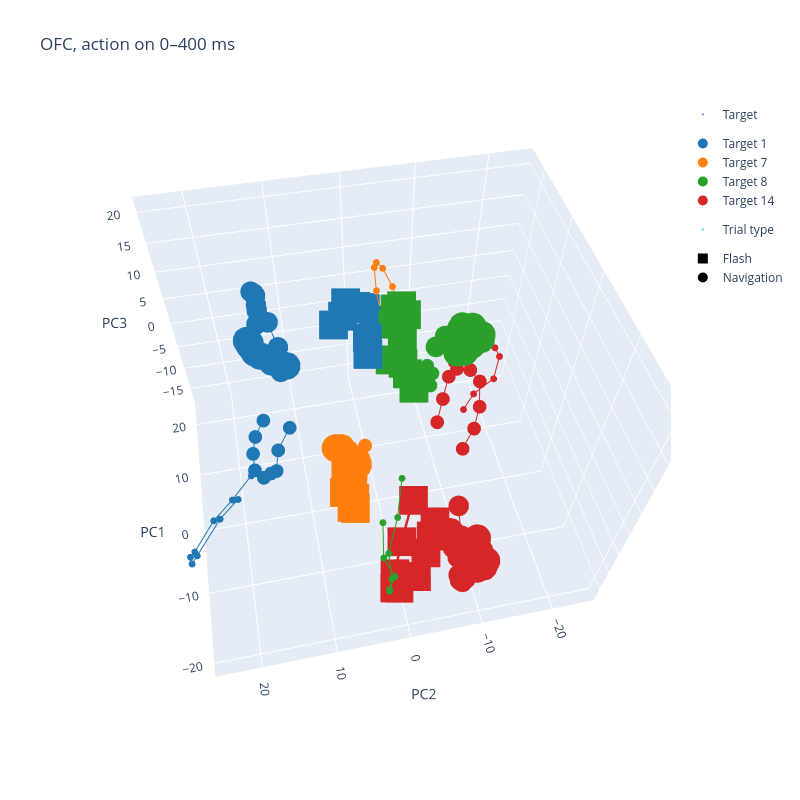

Notebook code cell kept with this figure:
### Code cell
# -----------------------------
# Settings
# -----------------------------
targets = [1, 7, 8, 14]
values = np.arange(4)

colors = {
    1: "#1f77b4",
    7: "#ff7f0e",
    8: "#2ca02c",
    14: "#d62728",
}

value_sizes = values * 9

trial_symbols = {
    "Flash": "square",
    "Navigation": "circle",
}

# -----------------------------
# Figure
# -----------------------------
fig = go.Figure()

# -----------------------------
# Real data traces (no legend)
# -----------------------------
for ii, target in enumerate(targets):

    color = colors[target]

    # Flash trials
    fig.add_trace(
        go.Scatter3d(
            x=flash_X[ii, ::5, 0],
            y=flash_X[ii, ::5, 1],
            z=flash_X[ii, ::5, 2],
            mode="lines+markers",
            marker=dict(size=15, color=color, symbol="square"),
            line=dict(width=5, color=color),
            legendgroup=f"target_{target}",
            showlegend=False
        )
    )

    # Navigation trials
    for vv in range(4):
        fig.add_trace(
            go.Scatter3d(
                x=nav_X[ii, vv, ::5, 0],
                y=nav_X[ii, vv, ::5, 1],
                z=nav_X[ii, vv, ::5, 2],
                mode="lines+markers",
                marker=dict(
                    size= vv*4+4,
                    color=color,
                    symbol="circle"
                ),
                line=dict(width= 2, color=color),
                legendgroup=f"target_{target}",
                showlegend=False
            )
        )

# -----------------------------
# Dummy legend: Target (color)
# -----------------------------
fig.add_trace(go.Scatter3d(
    x=[None], y=[None], z=[None],
    mode="markers",
    marker=dict(size=0),
    name="Target",
    showlegend=True
))

for target in targets:
    fig.add_trace(
        go.Scatter3d(
            x=[None], y=[None], z=[None],
            mode="markers",
            marker=dict(size=10, color=colors[target], symbol="circle"),
            name=f"Target {target}",
            legendgroup="targets",
            showlegend=True
        )
    )

# -----------------------------
# Dummy legend: Trial type (symbol)
# -----------------------------
fig.add_trace(go.Scatter3d(
    x=[None], y=[None], z=[None],
    mode="markers",
    marker=dict(size=0),
    name="Trial type",
    showlegend=True
))

for label, symbol in trial_symbols.items():
    fig.add_trace(
        go.Scatter3d(
            x=[None], y=[None], z=[None],
            mode="markers",
            marker=dict(size=10, color="black", symbol=symbol),
            name=label,
            legendgroup="trial_type",
            showlegend=True
        )
    )

# -----------------------------
# Layout
# -----------------------------
fig.update_layout(
    scene=dict(
        xaxis_title="PC1",
        yaxis_title="PC2",
        zaxis_title="PC3"
    ),
    title=f"{region}, action on 0–400 ms",
    width=800,
    height=800,
    legend=dict(tracegroupgap=10)
)

fig.show()

### Figure 1 — Plotly figure (JSON) as saved in the notebook; plotly's stock layout.template omitted (floating-point values rounded to 4 significant figures)
{"data": [{"legendgroup": "target_1", "line": {"color": "#1f77b4", "width": 5}, "marker": {"color": "#1f77b4", "size": 15, "symbol": "square"}, "mode": "lines+markers", "showlegend": false, "type": "scatter3d", "x": [6.412, 9.034, 11.66, 14.6, 15.88, 16.38, 17.67, 16.21, 16.1], "y": [0.07403, -0.3782, -1.776, -1.211, -0.6494, -0.1809, 1.017, 1.757, 3.106], "z": [7.325, 7.592, 8.048, 7.458, 6.536, 6.374, 6.058, 5.024, 3.654]}, {"legendgroup": "target_1", "line": {"color": "#1f77b4", "width": 2}, "marker": {"color": "#1f77b4", "size": 4, "symbol": "circle"}, "mode": "lines+markers", "showlegend": false, "type": "scatter3d", "x": [-5.067, -8.184, -10.89, -14.72, -16.5, -17.42, -16.93, -14.25, -11.75], "y": [17.13, 19.71, 22.06, 24.42, 24.59, 24.44, 23.71, 20.65, 18.55], "z": [1.082, 1.252, 1.74, 2.082, 4.293, 4.407, 5.124, 7.43, 6.811]}, {"legendgroup": "target_1", "line": {"color": "#1f77b4", "width": 2}, "marker": {"color": "#1f77b4", "size": 8, "symbol": "circle"}, "mode": "lines+markers", "showlegend": false, "type": "scatter3d", "x": [2.891, 1.402, -0.4352, -2.301, -3.087, -2.884, -2.482, -0.2468, 1.75], "y": [14.7, 16.07, 16.69, 16.77, 15.82, 14.8, 14.05, 13.43, 11.48], "z": [1.503, 0.2514, -0.822, -1.902, -2.797, -2.384, -2.635, -1.241, 0.551]}, {"legendgroup": "target_1", "line": {"color": "#1f77b4", "width": 2}, "marker": {"color": "#1f77b4", "size": 12, "symbol": "circle"}, "mode": "lines+markers", "showlegend": false, "type": "scatter3d", "x": [9.325, 12.01, 14.82, 17.15, 18.62, 19.38, 19.62, 18.15, 17.02], "y": [11.45, 11.3, 12.12, 13.29, 13.21, 13.72, 13.35, 13.32, 13.67], "z": [3.184, 5.122, 7.249, 8.48, 8.817, 8.933, 8.261, 6.479, 5.025]}, {"legendgroup": "target_1", "line": {"color": "#1f77b4", "width": 2}, "marker": {"color": "#1f77b4", "size": 16, "symbol": "circle"}, "mode": "lines+markers", "showlegend": false, "type": "scatter3d", "x": [15.98, 16.43, 16.2, 15.68, 15.18, 14.62, 13.37, 12.58, 11.23], "y": [15.22, 15.43, 15.08, 14.98, 15.06, 14.6, 13.91, 12.41, 10.5], "z": [2.452, 2.708, 2.252, 2.902, 2.799, 1.984, 2.51, 1.798, 2.052]}, {"legendgroup": "target_7", "line": {"color": "#ff7f0e", "width": 5}, "marker": {"color": "#ff7f0e", "size": 15, "symbol": "square"}, "mode": "lines+markers", "showlegend": false, "type": "scatter3d", "x": [-3.579, -5.043, -5.004, -4.686, -2.088, 0.1475, 0.7345, 2.125, 2.346], "y": [5.501, 4.521, 4.752, 4.237, 3.873, 4.368, 3.998, 4.479, 4.381], "z": [-8.92, -9.902, -10.78, -11.79, -13.41, -15.14, -15.92, -15.45, -13.9]}, {"legendgroup": "target_7", "line": {"color": "#ff7f0e", "width": 2}, "marker": {"color": "#ff7f0e", "size": 4, "symbol": "circle"}, "mode": "lines+markers", "showlegend": false, "type": "scatter3d", "x": [9.949, 12.94, 15.43, 16.46, 15.39, 14.48, 12.61, 10.12, 7.627], "y": [-2.152, -3.218, -2.941, -2.869, -2.925, -3.576, -4.489, -5.338, -5.231], "z": [2.255, 6.018, 9.559, 12.76, 14.54, 14.22, 12.57, 9.406, 5.884]}, {"legendgroup": "target_7", "line": {"color": "#ff7f0e", "width": 2}, "marker": {"color": "#ff7f0e", "size": 8, "symbol": "circle"}, "mode": "lines+markers", "showlegend": false, "type": "scatter3d", "x": [4.147, 3.011, 1.796, 1.06, -0.2212, -1.164, -2.081, -2.13, -2.403], "y": [1.064, 1.621, 2.908, 3.298, 3.422, 3.652, 3.116, 2.891, 3.002], "z": [-9.838, -11.03, -11.38, -10.96, -10.04, -9.055, -8.009, -8.175, -8.794]}, {"legendgroup": "target_7", "line": {"color": "#ff7f0e", "width": 2}, "marker": {"color": "#ff7f0e", "size": 12, "symbol": "circle"}, "mode": "lines+markers", "showlegend": false, "type": "scatter3d", "x": [2.94, 3.58, 3.415, 3.783, 3.625, 4.003, 4.61, 4.572, 4.6], "y": [3.71, 4.386, 3.576, 3.026, 3.113, 3.087, 3.711, 3.925, 3.744], "z": [-12.0, -13.51, -15.15, -16.09, -17.33, -17.41, -17.6, -16.89, -15.48]}, {"legendgroup": "target_7", "line": {"color": "#ff7f0e", "width": 2}, "marker": {"color": "#ff7f0e", "size": 16, "symbol": "circle"}, "mode": "lines+markers", "showlegend": false, "type": "scatter3d", "x": [4.723, 5.266, 6.62, 6.994, 7.499, 7.784, 7.244, 7.287, 6.859], "y": [2.137, 2.028, 3.058, 3.155, 3.413, 4.105, 4.213, 5.122, 4.999], "z": [-14.92, -16.24, -16.67, -16.58, -15.83, -14.6, -14.44, -13.68, -13.02]}, {"legendgroup": "target_8", "line": {"color": "#2ca02c", "width": 5}, "marker": {"color": "#2ca02c", "size": 15, "symbol": "square"}, "mode": "lines+markers", "showlegend": false, "type": "scatter3d", "x": [7.316, 9.922, 10.7, 9.119, 5.729, 3.352, -0.8668, -2.657, -4.245], "y": [-3.108, -3.971, -4.428, -4.873, -4.663, -3.634, -2.752, -2.859, -3.3], "z": [4.549, 8.531, 10.48, 12.48, 14.23, 12.93, 13.02, 13.14, 12.29]}, {"legendgroup": "target_8", "line": {"color": "#2ca02c", "width": 2}, "marker": {"color": "#2ca02c", "size": 4, "symbol": "circle"}, "mode": "lines+markers", "showlegend": false, "type": "scatter3d", "x": [-12.63, -15.98, -18.48, -20.08, -20.42, -20.33, -18.64, -16.09, -12.28], "y": [-0.1488, 1.051, 2.589, 2.513, 2.812, 2.793, 1.751, 2.621, 1.929], "z": [6.626, 3.829, 0.2897, -3.212, -5.791, -5.577, -5.95, -5.507, -3.541]}, {"legendgroup": "target_8", "line": {"color": "#2ca02c", "width": 2}, "marker": {"color": "#2ca02c", "size": 8, "symbol": "circle"}, "mode": "lines+markers", "showlegend": false, "type": "scatter3d", "x": [-2.596, -2.364, -2.298, -3.653, -4.173, -4.559, -3.794, -3.122, -1.887], "y": [-5.271, -5.011, -5.334, -4.654, -4.414, -5.202, -5.105, -5.79, -5.463], "z": [10.25, 11.98, 12.8, 13.01, 13.38, 12.61, 12.98, 12.98, 13.02]}, {"legendgroup": "target_8", "line": {"color": "#2ca02c", "width": 2}, "marker": {"color": "#2ca02c", "size": 12, "symbol": "circle"}, "mode": "lines+markers", "showlegend": false, "type": "scatter3d", "x": [-3.595, -3.25, -3.314, -3.575, -3.631, -4.244, -5.045, -4.438, -4.436], "y": [-5.734, -6.789, -7.912, -9.082, -9.35, -9.716, -9.655, -8.95, -8.618], "z": [18.07, 19.22, 19.68, 19.49, 19.22, 18.61, 18.59, 18.27, 17.49]}, {"legendgroup": "target_8", "line": {"color": "#2ca02c", "width": 2}, "marker": {"color": "#2ca02c", "size": 16, "symbol": "circle"}, "mode": "lines+markers", "showlegend": false, "type": "scatter3d", "x": [-5.137, -4.836, -4.342, -3.767, -3.801, -4.057, -4.088, -4.556, -4.406], "y": [-7.709, -7.765, -8.05, -8.463, -9.648, -10.34, -10.73, -10.53, -8.88], "z": [18.32, 20.51, 21.1, 20.99, 20.71, 19.56, 19.48, 19.28, 17.42]}, {"legendgroup": "target_14", "line": {"color": "#d62728", "width": 5}, "marker": {"color": "#d62728", "size": 15, "symbol": "square"}, "mode": "lines+markers", "showlegend": false, "type": "scatter3d", "x": [-10.15, -13.91, -17.35, -19.03, -19.52, -19.88, -17.54, -15.67, -14.21], "y": [-2.467, -0.1722, 1.452, 1.847, 1.439, -0.5534, -2.263, -3.377, -4.187], "z": [-2.954, -6.222, -7.75, -8.149, -7.36, -4.166, -3.16, -2.714, -2.05]}, {"legendgroup": "target_14", "line": {"color": "#d62728", "width": 2}, "marker": {"color": "#d62728", "size": 4, "symbol": "circle"}, "mode": "lines+markers", "showlegend": false, "type": "scatter3d", "x": [7.747, 11.23, 13.94, 18.35, 21.53, 23.26, 22.96, 20.23, 16.4], "y": [-14.83, -17.55, -21.71, -24.07, -24.47, -23.65, -20.98, -17.93, -15.24], "z": [-9.963, -11.1, -11.59, -11.63, -13.04, -13.05, -11.75, -11.33, -9.154]}, {"legendgroup": "target_14", "line": {"color": "#d62728", "width": 2}, "marker": {"color": "#d62728", "size": 8, "symbol": "circle"}, "mode": "lines+markers", "showlegend": false, "type": "scatter3d", "x": [-4.443, -2.05, 0.9378, 4.893, 7.481, 8.607, 8.357, 5.499, 2.54], "y": [-10.49, -12.68, -14.26, -15.42, -14.83, -13.25, -12.07, -10.53, -9.016], "z": [-1.915, -1.203, -0.5893, -0.152, -0.5373, -1.176, -2.336, -3.563, -4.78]}, {"legendgroup": "target_14", "line": {"color": "#d62728", "width": 2}, "marker": {"color": "#d62728", "size": 12, "symbol": "circle"}, "mode": "lines+markers", "showlegend": false, "type": "scatter3d", "x": [-8.67, -12.34, -14.92, -17.36, -18.61, -19.14, -19.19, -18.28, -17.19], "y": [-9.421, -8.895, -7.779, -7.235, -6.972, -7.091, -7.404, -8.297, -8.798], "z": [-9.253, -10.83, -11.78, -11.88, -10.71, -10.14, -9.255, -7.854, -7.035]}, {"legendgroup": "target_14", "line": {"color": "#d62728", "width": 2}, "marker": {"color": "#d62728", "size": 16, "symbol": "circle"}, "mode": "lines+markers", "showlegend": false, "type": "scatter3d", "x": [-15.57, -16.86, -18.48, -18.91, -18.87, -18.35, -16.53, -15.31, -13.68], "y": [-9.644, -9.694, -10.09, -9.675, -8.829, -8.358, -7.393, -7.004, -6.619], "z": [-5.855, -6.982, -6.688, -7.315, -7.682, -6.949, -7.55, -7.4, -6.448]}, {"marker": {"size": 0}, "mode": "markers", "name": "Target", "showlegend": true, "type": "scatter3d", "x": [null], "y": [null], "z": [null]}, {"legendgroup": "targets", "marker": {"color": "#1f77b4", "size": 10, "symbol": "circle"}, "mode": "markers", "name": "Target 1", "showlegend": true, "type": "scatter3d", "x": [null], "y": [null], "z": [null]}, {"legendgroup": "targets", "marker": {"color": "#ff7f0e", "size": 10, "symbol": "circle"}, "mode": "markers", "name": "Target 7", "showlegend": true, "type": "scatter3d", "x": [null], "y": [null], "z": [null]}, {"legendgroup": "targets", "marker": {"color": "#2ca02c", "size": 10, "symbol": "circle"}, "mode": "markers", "name": "Target 8", "showlegend": true, "type": "scatter3d", "x": [null], "y": [null], "z": [null]}, {"legendgroup": "targets", "marker": {"color": "#d62728", "size": 10, "symbol": "circle"}, "mode": "markers", "name": "Target 14", "showlegend": true, "type": "scatter3d", "x": [null], "y": [null], "z": [null]}, {"marker": {"size": 0}, "mode": "markers", "name": "Trial type", "showlegend": true, "type": "scatter3d", "x": [null], "y": [null], "z": [null]}, {"legendgroup": "trial_type", "marker": {"color": "black", "size": 10, "symbol": "square"}, "mode": "markers", "name": "Flash", "showlegend": true, "type": "scatter3d", "x": [null], "y": [null], "z": [null]}, {"legendgroup": "trial_type", "marker": {"color": "black", "size": 10, "symbol": "circle"}, "mode": "markers", "name": "Navigation", "showlegend": true, "type": "scatter3d", "x": [null], "y": [null], "z": [null]}], "layout": {"height": 800, "legend": {"tracegroupgap": 10}, "scene": {"aspectmode": "auto", "aspectratio": {"x": 1.002, "y": 1.125, "z": 0.8874}, "camera": {"center": {"x": 0, "y": 0, "z": 0}, "eye": {"x": -1.274, "y": 0.2625, "z": 1.676}, "projection": {"type": "perspective"}, "up": {"x": 0, "y": 0, "z": 1}}, "xaxis": {"title": {"text": "PC1"}, "type": "linear"}, "yaxis": {"title": {"text": "PC2"}, "type": "linear"}, "zaxis": {"title": {"text": "PC3"}, "type": "linear"}}, "title": {"text": "OFC, action on 0–400 ms"}, "width": 800}}
